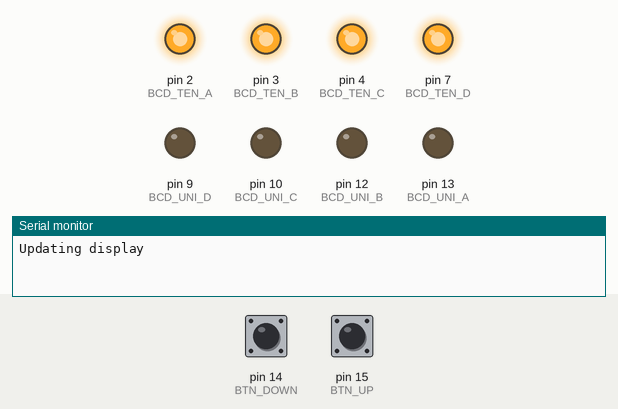
A sketch run on a simulated Arduino Uno, built with avr-gcc and run on an emulated ATmega328P. On the bench: output pins drawn as LEDs (lit = HIGH), the last lines printed to the serial monitor. Inputs (shaded band) come from the test bench; at power-on: pin 14 (BTN_DOWN) HIGH, pin 15 (BTN_UP) HIGH.

Above: at 1.2 s.
1.3 s: pin 14 (BTN_DOWN) pulled LOW for 3.2 s
At 5.7 s:
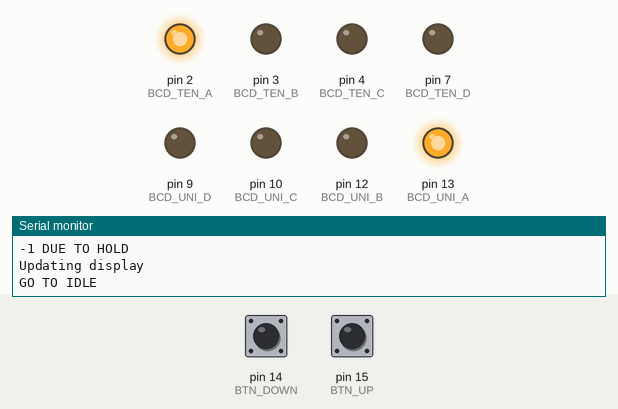
7.5 s: pin 14 (BTN_DOWN) pulled LOW for 3.2 s
At 11.6 s:
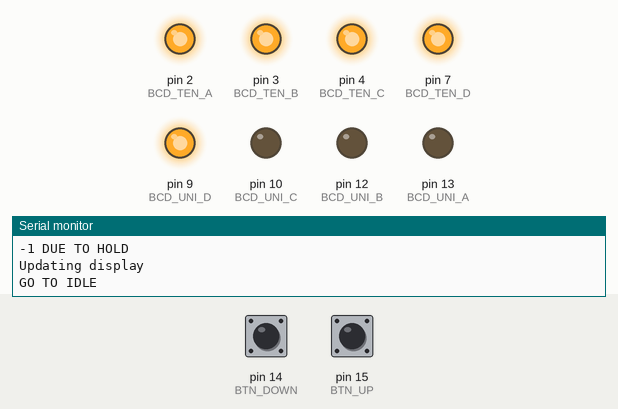
13.7 s: pin 14 (BTN_DOWN) pulled LOW for 3.2 s
At 17.5 s:
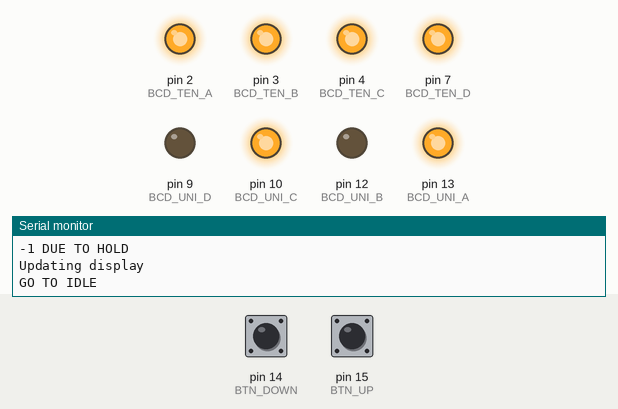
19.9 s: pin 14 (BTN_DOWN) pulled LOW for 0.15 s
23.0 s: pin 15 (BTN_UP) pulled LOW for 0.15 s
At 23.5 s:
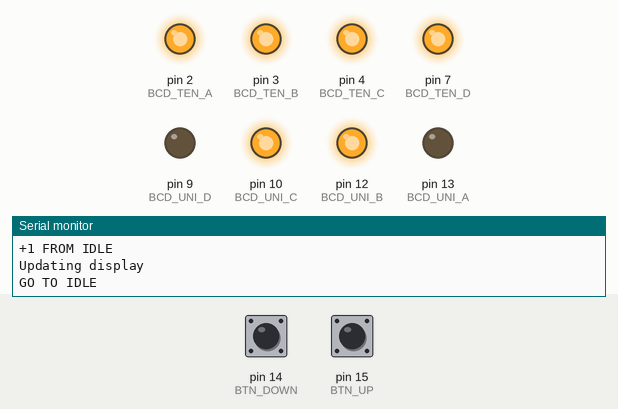
26.1 s: pin 15 (BTN_UP) pulled LOW for 1 s
At 27.1 s:
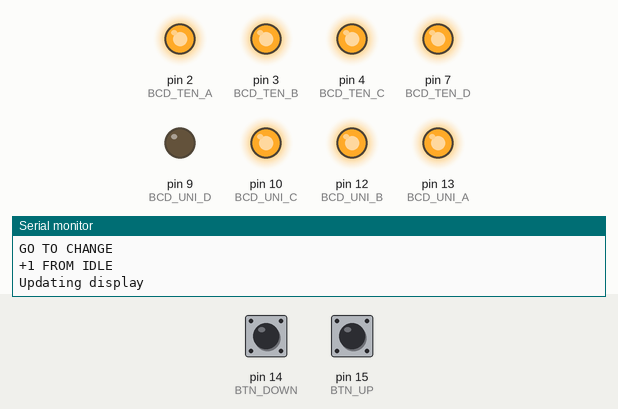
Timing chart, 0 to 31.1 s (numbered marks = the images above; inputs shaded):
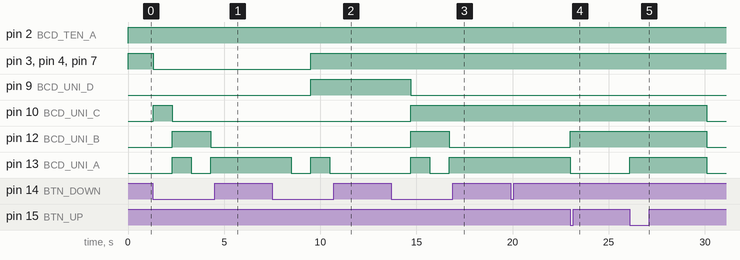

Measured:
- after the input at 1.3 s, pin 3 (BCD_TEN_B), pin 4 (BCD_TEN_C), pin 7 (BCD_TEN_D): HIGH → LOW at once; pin 10 (BCD_UNI_C): LOW → HIGH at once, → LOW 1.0 s later; pin 12 (BCD_UNI_B): LOW → HIGH after 1.0 s, → LOW 2.0 s later; pin 13 (BCD_UNI_A): LOW → HIGH after 1.0 s, → LOW 1.0 s later, → HIGH 1.0 s later
- after the input at 7.5 s, pin 3 (BCD_TEN_B), pin 4 (BCD_TEN_C), pin 7 (BCD_TEN_D), pin 9 (BCD_UNI_D): LOW → HIGH after 2.0 s; pin 13 (BCD_UNI_A): HIGH → LOW after 1.0 s, → HIGH 1.0 s later, → LOW 1.0 s later
- after the input at 13.7 s, pin 9 (BCD_UNI_D): HIGH → LOW after 1.0 s; pin 10 (BCD_UNI_C): LOW → HIGH after 1.0 s; pin 12 (BCD_UNI_B): LOW → HIGH after 1.0 s, → LOW 2.0 s later; pin 13 (BCD_UNI_A): LOW → HIGH after 1.0 s, → LOW 1.0 s later, → HIGH 1.0 s later
- after the input at 23.0 s, pin 10 (BCD_UNI_C): stays HIGH (without the input it goes to LOW after 0.05 s); pin 12 (BCD_UNI_B): LOW → HIGH at once
- after the input at 26.1 s, pin 10 (BCD_UNI_C), pin 12 (BCD_UNI_B): HIGH → LOW after 4.0 s instead of 0.05 s; pin 13 (BCD_UNI_A): LOW → HIGH at once, → LOW 4.0 s later

The sketch:

Cava.ino
```cpp
// I/O Pins
const unsigned int BTN_UP = 15;
const unsigned int BTN_DOWN = 14;
const unsigned int BCD_TEN_A = 2;
const unsigned int BCD_TEN_B = 3;
const unsigned int BCD_TEN_C = 4;
const unsigned int BCD_TEN_D = 7;
const unsigned int BCD_UNI_A = 13;
const unsigned int BCD_UNI_B = 12;
const unsigned int BCD_UNI_C = 10;
const unsigned int BCD_UNI_D = 9;

// State Constants
enum EInputState
{
	EIS_IDLE = 0,
	EIS_CHANGE
};

// Other Constants
const unsigned long MAX_UL = 4294967295;
const float HOLD_DELAY = 1.0f;
const float TARGET_DELAY = 3.0f;
const float READ_TEMP_DELAY = 5.0f;
const int TARGET_MAX = 20;
const int TARGET_MIN = 5;

// Variables
EInputState eInputState;

bool bUp;
bool bDown;

int iTemp;
int iTarget;
int iNextTarget;

bool bDisplayCurrent;
bool bUpdateDisplay;

float fReadTempTimer;
float fInputTimer;
unsigned long ulLastTime;

void setup()
{
	Serial.begin(9600);

	setupIO();

	eInputState = EIS_IDLE;

	bUp = false;
	bDown = false;

	iTemp = 0;
	iTarget = 14; //guardar este dato si se apaga el micro???
	iNextTarget = iTarget;

	bDisplayCurrent = true;
	bUpdateDisplay = true;

	fReadTempTimer = 0;
	fInputTimer = 0;
	ulLastTime = micros();
}

void setupIO()
{
	pinMode(BTN_UP, INPUT_PULLUP);
	pinMode(BTN_DOWN, INPUT_PULLUP);

	pinMode(BCD_TEN_A, OUTPUT);
	pinMode(BCD_TEN_B, OUTPUT);
	pinMode(BCD_TEN_C, OUTPUT);
	pinMode(BCD_TEN_D, OUTPUT);
	pinMode(BCD_UNI_A, OUTPUT);
	pinMode(BCD_UNI_B, OUTPUT);
	pinMode(BCD_UNI_C, OUTPUT);
	pinMode(BCD_UNI_D, OUTPUT);

	digitalWrite(BCD_TEN_A, LOW);
	digitalWrite(BCD_TEN_B, LOW);
	digitalWrite(BCD_TEN_C, LOW);
	digitalWrite(BCD_TEN_D, LOW);
	digitalWrite(BCD_UNI_A, LOW);
	digitalWrite(BCD_UNI_B, LOW);
	digitalWrite(BCD_UNI_C, LOW);
	digitalWrite(BCD_UNI_D, LOW);
}

void loop()
{
	//Serial.print("State: ");
	//Serial.println(eInputState);
	float dt = getDeltaTime();
	loopTempControl(dt);
	loopUserInput(dt);
	loopDisplay();
}

/////////////////////////
// TEMPERATURE CONTROL //
/////////////////////////

void loopTempControl(float dt)
{
	fReadTempTimer += dt;
	if(fReadTempTimer > READ_TEMP_DELAY)
	{
		fReadTempTimer = 0;
		iTemp = readTemperature();
		if(bDisplayCurrent)
		{
			bUpdateDisplay = true;
		}

		// Compare temperature with target and do something about it!!!
	}
}

int readTemperature()
{
	return 0; // DO SOMETHING :)
}

///////////////////////
// HANDLE USER INPUT //
///////////////////////

void loopUserInput(float dt)
{
	readInput();
	switch (eInputState)
	{
		case EIS_IDLE:
			stateUserInputIdle(dt);
			break;
		case EIS_CHANGE:
			stateUserInputChange(dt);
			break;
	}
}

/**************************************************
** Function tested and workking fine on 01/01/17
** re-test if anything is changed
** find test file at Cava\Arduino\Testing\Buttons
**************************************************/
void readInput()
{
	bUp = LOW == digitalRead(BTN_UP);
	bDown = LOW == digitalRead(BTN_DOWN);
}

void stateUserInputIdle(float dt)
{
	if(bUp || bDown)
	{
		fInputTimer = 0;
		eInputState = EIS_CHANGE;
		Serial.println("GO TO CHANGE");
		if(bDisplayCurrent)
		{
			bDisplayCurrent = false;
		}
		else
		{
			if(bUp)
			{
				Serial.println("+1 FROM IDLE");
				iNextTarget = min(iNextTarget + 1, TARGET_MAX);
			}
			else
			{
				Serial.println("-1 FROM IDLE");
				iNextTarget = max(iNextTarget - 1, TARGET_MIN);
			}
		}
		bUpdateDisplay = true;
	}
	else
	{
		if(!bDisplayCurrent)
		{
			fInputTimer += dt;
			//Serial.print("fInputTimer (to show current): ");
			//Serial.println(fInputTimer);
			if(fInputTimer >= TARGET_DELAY)
			{
				Serial.println("SHOW CURRENT");
				iTarget = iNextTarget;
				bDisplayCurrent = true;
				bUpdateDisplay = true;
			}
		}
	}
}

void stateUserInputChange(float dt)
{
	if(bUp || bDown)
	{
		fInputTimer += dt;
		//Serial.print("fInputTimer (to keep change): ");
		//Serial.println(fInputTimer);
		if(fInputTimer >= HOLD_DELAY)
		{
			if(bUp)
			{
				Serial.println("+1 DUE TO HOLD");
				iNextTarget = min(iNextTarget + 1, TARGET_MAX);
			}
			else
			{
				Serial.println("-1 DUE TO HOLD");
				iNextTarget = max(iNextTarget - 1, TARGET_MIN);
			}
			bUpdateDisplay = true;
			fInputTimer = 0;
		}
	}
	else
	{
		Serial.println("GO TO IDLE");
		fInputTimer = 0;
		eInputState = EIS_IDLE;
	}
}

/////////////
// DISPLAY //
/////////////

void loopDisplay()
{
	if(bUpdateDisplay)
	{
		bUpdateDisplay = false;
		Serial.println("Updating display");
		if(bDisplayCurrent)
		{
			setDisplay(iTemp);
		}
		else
		{
			setDisplay(iNextTarget);
		}
	}
}

/**************************************************
** Function tested and workking fine on 01/01/17
** re-test if anything is changed
** find test file at Cava\Arduino\Testing\Display
**************************************************/
void setDisplay(int num)
{
	int ten = 0;
	int uni = 0;

	// TODO: what do we do when current temperature is outside this ranges?
	// user plugs device at -5º -> display is unreadable -> user returns
	// malfunctioning device
	if(num > 25)
	{
		ten = 11;
		uni = 11;
	}
	else if(num < 0)
	{
		ten = 12;
		uni = 12;
	}
	else
	{
		ten = num / 10;
		if(0 == ten)
		{
			ten = 15;
		}
		uni = num % 10;
	}
	outputIntToBcd(ten, BCD_TEN_A, BCD_TEN_B, BCD_TEN_C, BCD_TEN_D);
	outputIntToBcd(uni, BCD_UNI_A, BCD_UNI_B, BCD_UNI_C, BCD_UNI_D);
}

void setDisplay(char c1, char c2)
{
	outputIntToBcd((int)c1, BCD_TEN_A, BCD_TEN_B, BCD_TEN_C, BCD_TEN_D);
	outputIntToBcd((int)c2, BCD_UNI_A, BCD_UNI_B, BCD_UNI_C, BCD_UNI_D);
}

/*
** Tested along with setDisplay, re-test if changed
*/
void outputIntToBcd(int digit, int pinA, int pinB, int pinC, int pinD)
{
	digitalWrite(pinA, 1 == bitRead(digit, 0) ? HIGH : LOW);
	digitalWrite(pinB, 1 == bitRead(digit, 1) ? HIGH : LOW);
	digitalWrite(pinC, 1 == bitRead(digit, 2) ? HIGH : LOW);
	digitalWrite(pinD, 1 == bitRead(digit, 3) ? HIGH : LOW);
}

///////////
// UTILS //
///////////

float getDeltaTime()
{
	unsigned long ulNewTime = micros();
	unsigned long ul_dt = 0;
	if(ulNewTime > ulLastTime)
	{
		ul_dt = ulNewTime - ulLastTime;
	}
	else
	{
		ul_dt = MAX_UL - ulLastTime + ulNewTime;
	}
	float f_dt_sec = (float)ul_dt / 1000000.0f;
	//Serial.print("Delta time: ");
	//Serial.println(f_dt_sec);
	ulLastTime = ulNewTime;
	return f_dt_sec;
}
```
